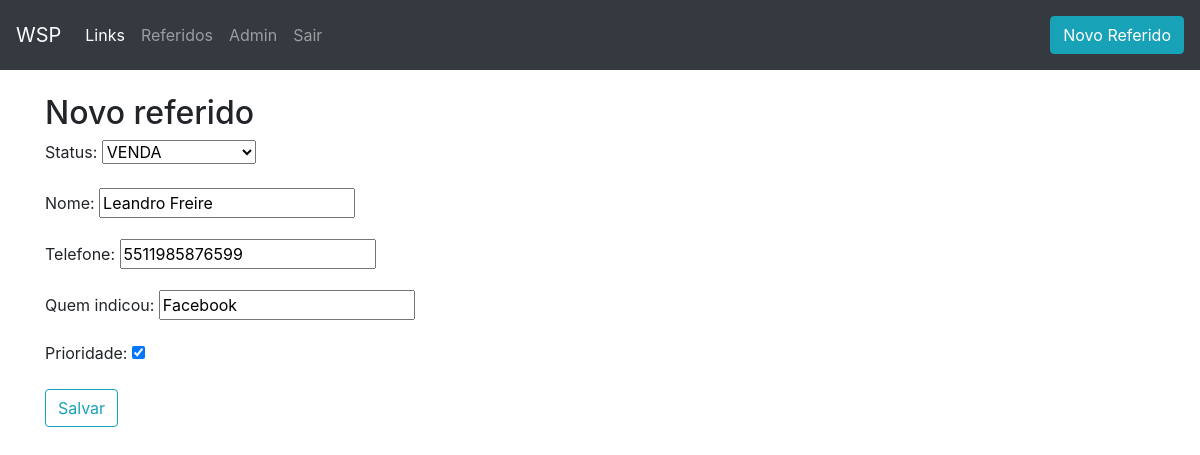
Page /referidos/1/edit (signed in) on the earlier database version.
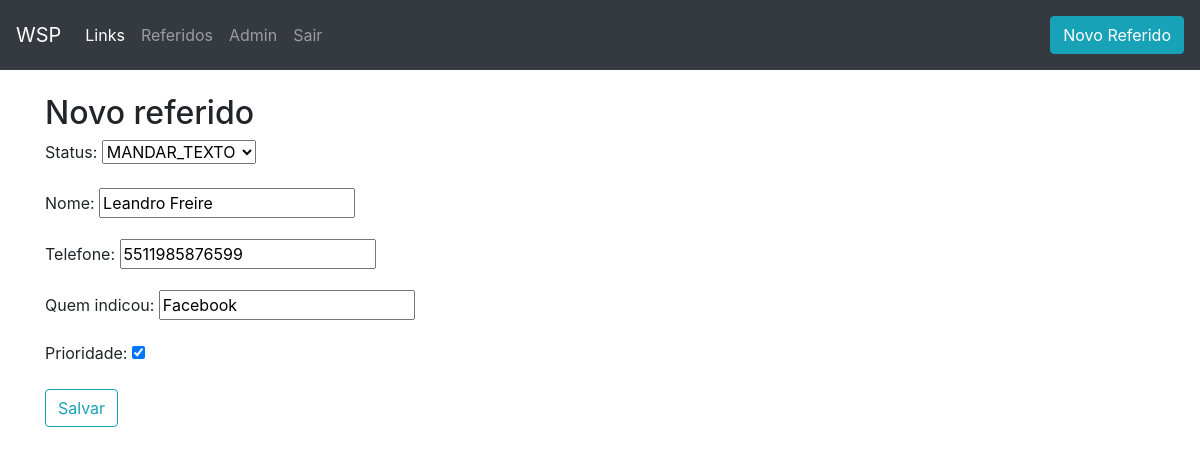
Same page on the later database version.
### referidos/models.py (models this page shows, shortened)
class Referido(models.Model):
    nome = models.CharField(max_length=200)
    telefone = models.CharField(max_length=200)
    prioridade = models.BooleanField()
    status = models.CharField(max_length=200, choices=STATUS_REFERIDOS, default='Iniciar')
    data_agendamento = models.DateTimeField(null=True, blank=True)
    quem_indicou = models.CharField(max_length=200, default='')

### referidos/views.py (the view)
# urls.py: path('referidos/<int:pk>/edit', views.referido_edit, name="referido_edit"),
@login_required
def referido_edit(request, pk):
    post = get_object_or_404(Referido, pk=pk)
    if request.method == "POST":
        form = ReferidoForm(request.POST, instance=post)
        if form.is_valid():
            referido = form.save(commit=False)
            referido.save()
            return redirect('referidos')
    else:
        form = ReferidoForm(instance=post)
    return render(request, 'referidos/referidos_form.html', {'form': form})

### referidos/forms.py
class ReferidoForm(forms.ModelForm):
    class Meta:
        model = Referido
        fields = {'quem_indicou', 'nome', 'telefone', 'prioridade', 'status'}

### referidos/templates/referidos/referidos_form.html (shortened to what this page needs)
{% extends 'referidos/base.html' %}
{% block content %}
    <h2>Novo referido</h2>
    <form method="POST" class="">
    <div class="form-group">
        {{ form.as_p }}
    </div>
        <button type="submit" class="save btn btn-outline-info">Salvar</button>
    </form>
{% endblock %}

Differences in the rows shown:
changed Referido "Leandro Freire": status "VENDA" → "MANDAR_TEXTO"
